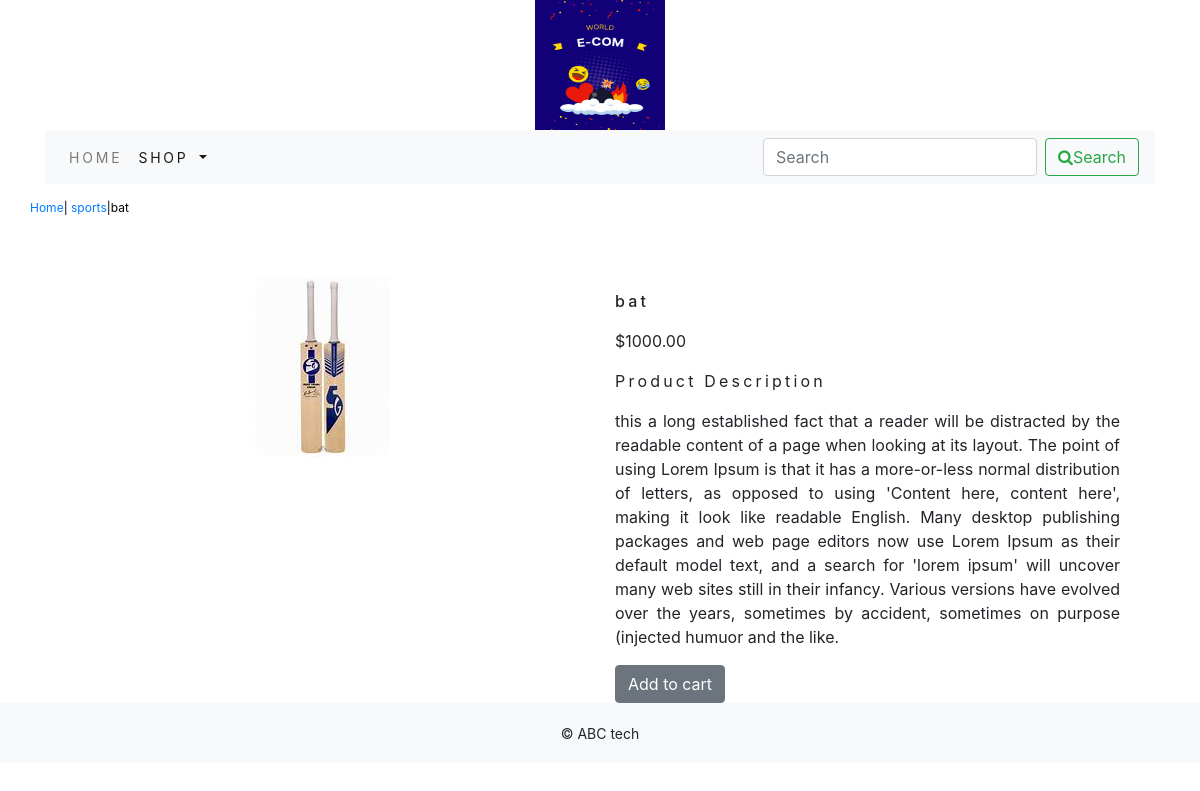
Page /ecomapp/sports/bat/ on the committed database.
### ecomapp/models.py (models this page shows, shortened)
class Product(models.Model):
    name=models.CharField(max_length=250,unique=True)
    slug=models.SlugField(max_length=250,unique=True)
    description=models.TextField(blank=True)
    price=models.DecimalField(max_digits=10,decimal_places=2)
    category=models.ForeignKey(Category,on_delete=models.CASCADE)
    image = models.ImageField(upload_to='product', blank=True)
    stock=models.IntegerField()
    available=models.BooleanField(default=True)
    created=models.DateTimeField(auto_now_add=True)
    updated=models.DateTimeField(auto_now=True)
    class Meta:
        ordering = ('name',)
        verbose_name = 'product'
        verbose_name_plural = 'products'

class Category(models.Model):
    name=models.CharField(max_length=250,unique=True)
    slug=models.SlugField(max_length=250,unique=True)
    description=models.TextField(blank=True)
    image=models.ImageField(upload_to='category',blank=True)
    class Meta:
        ordering=('name',)
        verbose_name='category'
        verbose_name_plural='categories'
    def get_url(self):
        return reverse('ecomapp:product_by_category',args=[self.slug])
    def __str__(self):
        return '{}'.format(self.name)

### ecomapp/views.py (the view)
# urls.py: path('<slug:c_slug>/<slug:product_slug>/',views.proDetail,name='prodCatdetail')
def proDetail(request,c_slug,product_slug):
    try:
        product=Product.objects.get(category__slug=c_slug,slug=product_slug)
    except Exception as e:
        raise e
    return render(request,'product.html',{'product':product})

### cart/context_processors.py (called while the page is built)
def counter(request):
    item_count =0
    if 'admin' in request.path:
        return {}
    else:
        try:
            cart=Cart.objects.filter(cart_id=_cart_id(request))
            car_items=CartItem.objects.all().filter(cart=cart[:1])
            for cart_item in car_items:
                item_count += cart_item.quantity
        except Cart.DoesNotExist:
            item_count=0
    return dict(item_count=item_count)

### cart/views.py (called while the page is built)
def _cart_id(request):
    cart=request.session.session_key
    if not cart:
        cart=request.session.create()
    return cart

### ecomapp/context_processors.py (called while the page is built)
def menu_links(request):
    links=Category.objects.all()
    return dict(links=links)

### templates/product.html (shortened to what this page needs)
{% extends 'base.html' %}
{% load static %}
{% block content %}
<div class="row my_prod_row_class">
  <div class="mx_auto">
    <p><a href="{% url 'ecomapp:allProdCat' %}">Home</a>| <a href="{{product.category.get_url}}">{{product.category}}</a>|{{product.name}}</p>
</div>
</div>
<div class="container">
<br>
<div class="row">
  <div class="col-12 col-sm-12 col-md-12 col-lg-6 text-center">
    <div style="min-width:18rem">
      <img src="{{product.image.url}}" alt="{{product.name}}">
    </div>
  </div>
<div class="col-12 col-sm-12 col-md-12 col-lg-6">
  <div>
  <h1 class="my_prod_title">{{product.name}}</h1>
  <p>${{product.price}}</p>
  <p class="my_title">Product Description</p>
  <p class="text-justify my_prod_text">{{product.description}}</p>
  {% if product.stock <= 0 %}
  <p class="text-justify my_prod_text"><b>Out of stock</b></p>
  {% else %}
  <a class="btn btn-secondary" href="{% url 'cart:add_cart' product.id %}">Add to cart</a>
  {% endif %}
</div>
  </div>
</div>
  </div>
{% endblock %}

### static/css/custom.css (style rules this page uses)
body { font-family: 'Roboto Serif', serif; }
.my_title { font-size:16px; text_transform:uppercase; letter-spacing:.2em; }
.my_prod_row_class { padding-top:15px; padding-bottom:20px; }
.my_prod_row_class .mx_auto { color:#000; font-size:12px; text-decration:none; }
.my_prod_title { font-size:16px; text_transform:uppercase; letter-spacing:.2em; padding-top:15px; padding-bottom:10px; }
.my_prod_text { padding-right:20px; }

### rows in the picture
Product: category "sports", name "bat", image (picture), price "1000.00", description "this a long established fact that a reader will be distracted by the readable content of a page when looking at its layout. The point of using Lorem Ipsum is that it has a more-or-less normal distribution of letters, as opposed to using 'Content here, content here', making it look like readable English. Many desktop publishing packages and web page editors now use Lorem Ipsum as their default model text, and a search for 'lorem ipsum' will uncover many web sites still in their infancy. Various versions have evolved over the years, sometimes by accident, sometimes on purpose (injected humuor and the like."
